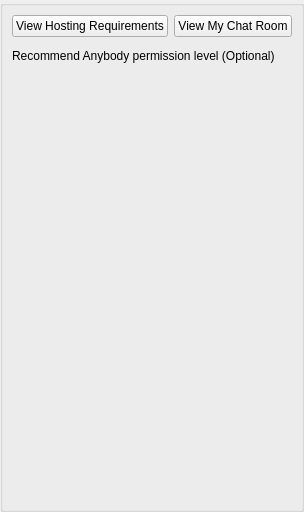
<?xml version="1.0" encoding="UTF-8"?>
<ui version="4.0">
 <class>AppletSettingsHostChatRoomUi</class>
 <widget class="QWidget" name="AppletSettingsHostChatRoomUi">
  <property name="geometry">
   <rect>
    <x>0</x>
    <y>0</y>
    <width>292</width>
    <height>512</height>
   </rect>
  </property>
  <property name="sizePolicy">
   <sizepolicy hsizetype="Expanding" vsizetype="Expanding">
    <horstretch>0</horstretch>
    <verstretch>0</verstretch>
   </sizepolicy>
  </property>
  <property name="windowTitle">
   <string>Host A Chat Room</string>
  </property>
  <layout class="QVBoxLayout" name="verticalLayout">
   <property name="spacing">
    <number>0</number>
   </property>
   <property name="leftMargin">
    <number>0</number>
   </property>
   <property name="topMargin">
    <number>0</number>
   </property>
   <property name="rightMargin">
    <number>0</number>
   </property>
   <property name="bottomMargin">
    <number>0</number>
   </property>
   <item>
    <widget class="QGroupBox" name="ItemsGroupBox">
     <property name="minimumSize">
      <size>
       <width>0</width>
       <height>0</height>
      </size>
     </property>
     <property name="title">
      <string/>
     </property>
     <layout class="QVBoxLayout" name="verticalLayout_2">
      <item>
       <layout class="QHBoxLayout" name="horizontalLayout">
        <item>
         <widget class="QPushButton" name="m_HostingRequirementsButton">
          <property name="text">
           <string>View Hosting Requirements</string>
          </property>
         </widget>
        </item>
        <item>
         <widget class="QPushButton" name="m_ViewMyChatRoomButton">
          <property name="text">
           <string>View My Chat Room</string>
          </property>
         </widget>
        </item>
       </layout>
      </item>
      <item>
       <widget class="PluginSettingsWidget" name="m_PluginSettingsWidget" native="true"/>
      </item>
      <item>
       <widget class="QLabel" name="label_2">
        <property name="text">
         <string>Recommend Anybody permission level (Optional)</string>
        </property>
       </widget>
      </item>
      <item>
       <widget class="PermissionWidget" name="m_ConnectTestPermissinWidget" native="true"/>
      </item>
      <item>
       <widget class="FriendListWidget" name="friendListWidget" native="true">
        <property name="sizePolicy">
         <sizepolicy hsizetype="Expanding" vsizetype="Expanding">
          <horstretch>0</horstretch>
          <verstretch>0</verstretch>
         </sizepolicy>
        </property>
       </widget>
      </item>
     </layout>
    </widget>
   </item>
  </layout>
 </widget>
 <customwidgets>
  <customwidget>
   <class>FriendListWidget</class>
   <extends>QWidget</extends>
   <header>FriendListWidget.h</header>
   <container>1</container>
  </customwidget>
  <customwidget>
   <class>PermissionWidget</class>
   <extends>QWidget</extends>
   <header>PermissionWidget.h</header>
   <container>1</container>
  </customwidget>
  <customwidget>
   <class>PluginSettingsWidget</class>
   <extends>QWidget</extends>
   <header>PluginSettingsWidget.h</header>
   <container>1</container>
  </customwidget>
 </customwidgets>
 <resources/>
 <connections/>
</ui>
